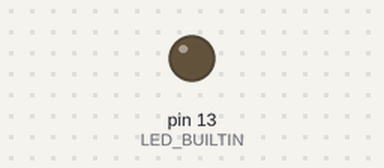
A sketch run on a simulated Teensy 3. On the bench: output pins drawn as LEDs (lit = HIGH). What the sketch prints to the serial monitor is not drawn.

Above: at 2.1 s.
At 6.3 s:
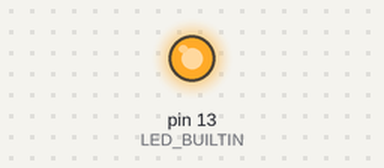
Timing chart, 0 to 11.0 s (numbered marks = the images above):
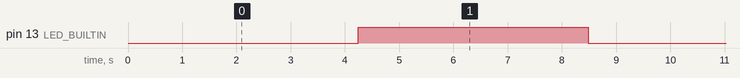

Measured:
- by itself, pin 13 (LED_BUILTIN): alternates HIGH for 4.2 s and LOW for 4.2 s

The sketch:

teensy32-throughput.ino
```cpp
//#define USE_BINARY

const int  sampleRate     = 250;
const long serialRate     = 2000000;
const int NWORDS          = 5;
const int WSIZE           = sizeof(uint16_t);
const int NBYTES          = NWORDS * WSIZE;

volatile bool pushData = false;
typedef union { uint16_t words[NWORDS]; uint8_t bytes[NBYTES]; } MODEL;
MODEL m;

IntervalTimer myTimer;

void setup(void) {
  for (int i = 0; i < NWORDS; i++) m.words[i] = i+1000;
  pinMode(LED_BUILTIN, OUTPUT);
  SerialUSB.begin(serialRate);
  myTimer.begin(blinkLED, 1000000 / sampleRate);
}

void blinkLED(void) {
  pushData = true;
}

void loop(void) {
  static int counter = 0;
  bool state = (counter++ >> 12) % 2;
  digitalWrite(LED_BUILTIN, state ? HIGH : LOW);
  if (pushData) {
    pushData = false;
    #ifdef USE_BINARY
    SerialUSB.write(m.bytes, NBYTES);
    #else
    for (int i = 0; i < NWORDS; i++) {
      if (i!=0) SerialUSB.print('\t');
      SerialUSB.print(m.words[i], DEC);
    }
    #endif
    SerialUSB.write('\n');
  }
}
```
